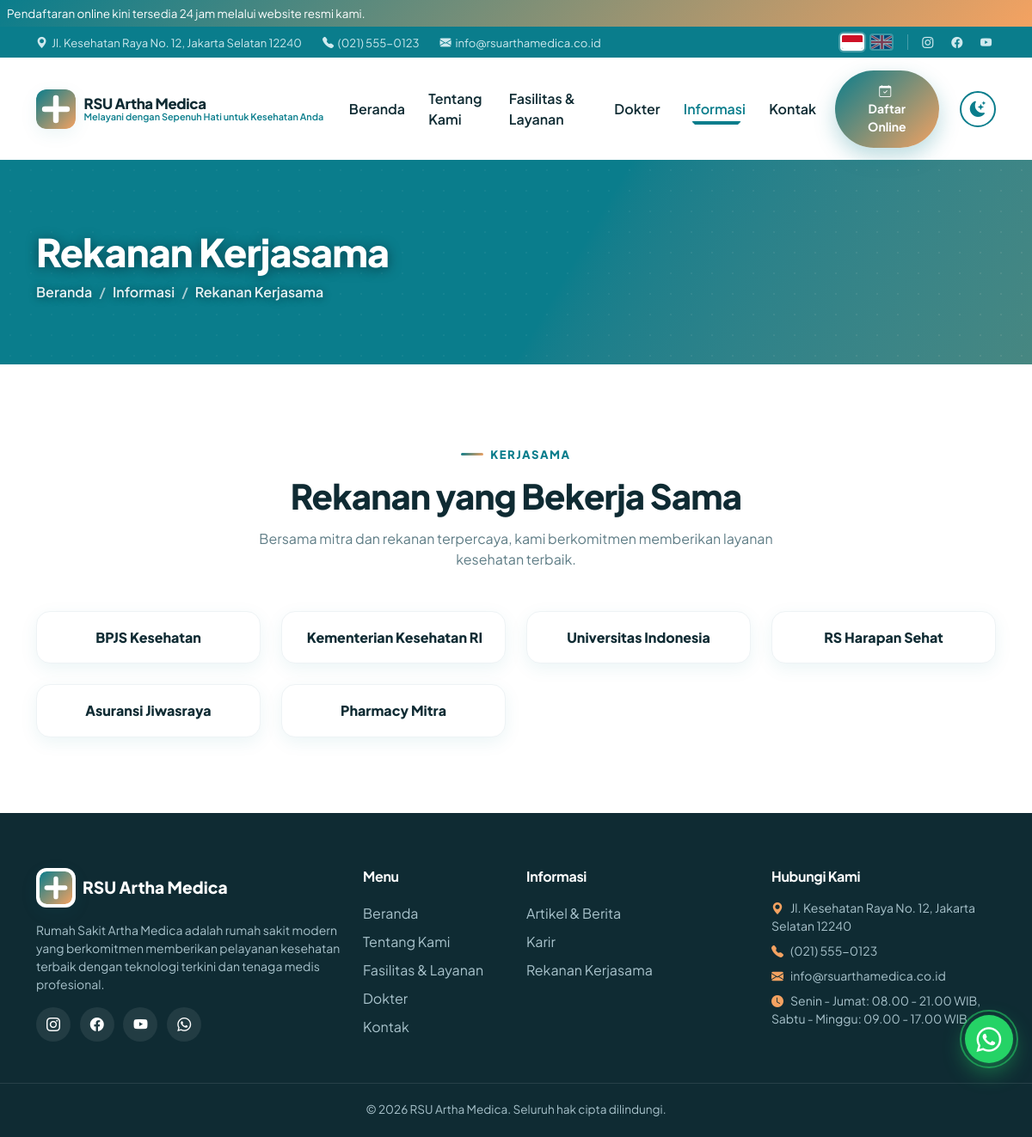
The page /partners.php on the database its author committed.
### tables this page shows
CREATE TABLE partners (
  id INT AUTO_INCREMENT PRIMARY KEY,
  name VARCHAR(150) NOT NULL,
  logo VARCHAR(255) DEFAULT NULL,
  website VARCHAR(255) DEFAULT NULL,
  sort INT DEFAULT 0,
  active TINYINT(1) DEFAULT 1,
  created_at TIMESTAMP DEFAULT CURRENT_TIMESTAMP
);

### includes/functions.php (called while the page is built, shortened)
<?php
function t(string $key, array $params = []): string
{
    $text = $GLOBALS['LANG'][$key] ?? $GLOBALS['LANG_ID'][$key] ?? $key;
    return $params ? vsprintf($text, $params) : $text;
}
function e(?string $value): string
{
    return htmlspecialchars((string)$value, ENT_QUOTES, 'UTF-8');
}

### includes/db.php (called while the page is built, shortened)
<?php
function db(): PDO
{
    static $pdo = null;
    if ($pdo === null) {
        $dsn = 'mysql:host=' . DB_HOST . ';dbname=' . DB_NAME . ';charset=utf8mb4';
        try {
            $pdo = new PDO($dsn, DB_USER, DB_PASS, [
                PDO::ATTR_ERRMODE => PDO::ERRMODE_EXCEPTION,
                PDO::ATTR_DEFAULT_FETCH_MODE => PDO::FETCH_ASSOC,
                PDO::ATTR_EMULATE_PREPARES => false,
            ]);
        } catch (PDOException $e) {
            http_response_code(500);
            exit('Koneksi database gagal: ' . htmlspecialchars($e->getMessage(), ENT_QUOTES, 'UTF-8'));
        }
    }
    return $pdo;
}
function db_all(string $sql, array $params = []): array
{
    $stmt = db()->prepare($sql);
    $stmt->execute($params);
    return $stmt->fetchAll();
}

### partners.php (the view, shortened to what this page needs)
<?php
$partners = db_all('SELECT * FROM partners WHERE active = 1 ORDER BY sort ASC');
include __DIR__ . '/includes/header.php';
include __DIR__ . '/includes/sections/page_banner.php';
?>
<section class="section">
  <div class="container">
    <div class="text-center mb-5" data-aos="fade-up">
      <span class="section-eyebrow"><?= e(t('partners.eyebrow')) ?></span>
      <h2 class="section-title"><?= e(t('partners.title')) ?></h2>
      <p class="section-sub mx-auto"><?= e(t('partners.sub')) ?></p>
    </div>
    <div class="row g-4">
      <?php if ($partners): ?>
        <?php foreach ($partners as $pt): ?>
        <div class="col-6 col-md-4 col-lg-3" data-aos="fade-up" data-aos-delay="<?= ((int)$pt['sort'] % 4) * 80 ?>">
          <a href="<?= e($pt['website'] ?: '#') ?>" target="_blank" rel="noopener" class="partner-logo d-block w-100">
            <?php if ($pt['logo']): ?>
              <img src="<?= e(img_url('partners', $pt['logo'])) ?>" alt="<?= e($pt['name']) ?>">
            <?php else: ?>
              <?= e($pt['name']) ?>
            <?php endif; ?>
          </a>
        </div>
        <?php endforeach; ?>
      <?php endif; ?>
    </div>
  </div>
</section>
<?php include __DIR__ . '/includes/footer.php'; ?>

### assets/css/style.css (style rules this page uses)
:root { --primary: #0a7d8c; --secondary: #f4a261; --primary-dark: #075f6b; --primary-light: #e6f6f8; --secondary-light: #fdf1e6; --dark: #0f2b33; --ink: #0f2b33; --muted: #5f7d86; --light: #f5f9fa; --surface: #ffffff; --surface-soft: #f5f9fa; --border: #eef3f5; --border-soft: #f1f5f6; --body-text: #33475a; --navbar-bg: rgba(255, 255, 255, 0.92); --navbar-bg-solid: rgba(255, 255, 255, 0.98); --grad: linear-gradient(135deg, var(--primary), var(--secondary)); --grad-soft: linear-gradient(135deg, #e6f6f8 0%, #fdf1e6 100%); --shadow-sm: 0 6px 20px rgba(10, 125, 140, 0.08); --shadow-md: 0 14px 40px rgba(10, 125, 140, 0.14); --shadow-lg: 0 24px 60px rgba(10, 125, 140, 0.20); --radius: 1.25rem; --radius-lg: 2rem; --font: 'Plus Jakarta Sans', 'Poppins', 'Segoe UI', system-ui, -apple-system, sans-serif; }
html { scroll-behavior: smooth; }
body { font-family: var(--font); color: var(--body-text); background: var(--surface); overflow-x: hidden; }
h1, h2, h3, h4, h5, h6 { font-weight: 800; color: var(--ink); letter-spacing: -0.02em; }
a { text-decoration: none; }
.section { padding: 5.5rem 0; }
.section-eyebrow { display: inline-flex; align-items: center; gap: 0.5rem; color: var(--primary); font-weight: 800; font-size: 0.82rem; letter-spacing: 0.12em; text-transform: uppercase; margin-bottom: 0.9rem; }
.section-eyebrow::before { content: ''; width: 26px; height: 3px; border-radius: 3px; background: var(--grad); }
.section-title { font-size: clamp(1.7rem, 3.5vw, 2.5rem); margin-bottom: 0.9rem; }
.section-sub { color: var(--muted); max-width: 640px; }
.partner-logo { background: var(--surface); border: 1px solid var(--border); border-radius: 1rem; padding: 1.1rem 1.8rem; min-width: 170px; text-align: center; font-weight: 800; color: var(--ink); box-shadow: var(--shadow-sm); transition: transform 0.25s ease, box-shadow 0.25s ease; white-space: nowrap; }

### rows shown on the page
partners: name "BPJS Kesehatan"
partners: name "Kementerian Kesehatan RI"
partners: name "Universitas Indonesia"
partners: name "RS Harapan Sehat"
partners: name "Asuransi Jiwasraya"
partners: name "Pharmacy Mitra"

### other values the page prints
setting('site_announcement') "Pendaftaran online kini tersedia 24 jam melalui website resmi kami."
setting('site_address') "Jl. Kesehatan Raya No. 12, Jakarta Selatan 12240"
setting('site_phone') "(021) 555-0123"
setting('site_email') "info@rsuarthamedica.co.id"
setting('site_name') "RSU Artha Medica"
setting('site_tagline') "Melayani dengan Sepenuh Hati untuk Kesehatan Anda"
t('nav.home') "Beranda"
t('nav.about') "Tentang Kami"
t('nav.services') "Fasilitas & Layanan"
t('nav.doctors') "Dokter"
t('nav.information') "Informasi"
t('nav.contact') "Kontak"
t('nav.register') "Daftar Online"
$bannerTitle "Rekanan Kerjasama"
$c['label'] "Beranda"
